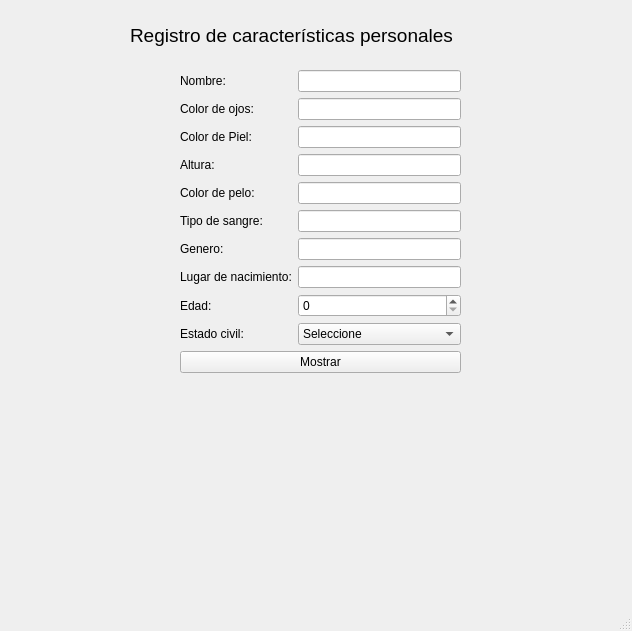
<?xml version="1.0" encoding="UTF-8"?>
<ui version="4.0">
 <class>MainWindow</class>
 <widget class="QMainWindow" name="MainWindow">
  <property name="geometry">
   <rect>
    <x>0</x>
    <y>0</y>
    <width>632</width>
    <height>631</height>
   </rect>
  </property>
  <property name="windowTitle">
   <string>Registro personal</string>
  </property>
  <widget class="QWidget" name="centralwidget">
   <widget class="QWidget" name="formLayoutWidget">
    <property name="geometry">
     <rect>
      <x>180</x>
      <y>70</y>
      <width>281</width>
      <height>471</height>
     </rect>
    </property>
    <layout class="QFormLayout" name="formLayout">
     <item row="0" column="0">
      <widget class="QLabel" name="label">
       <property name="text">
        <string>Nombre:</string>
       </property>
      </widget>
     </item>
     <item row="0" column="1">
      <widget class="QLineEdit" name="lnenombre"/>
     </item>
     <item row="1" column="0">
      <widget class="QLabel" name="label_2">
       <property name="text">
        <string>Color de ojos:</string>
       </property>
      </widget>
     </item>
     <item row="1" column="1">
      <widget class="QLineEdit" name="lneojos"/>
     </item>
     <item row="2" column="0">
      <widget class="QLabel" name="label_3">
       <property name="text">
        <string>Color de Piel:</string>
       </property>
      </widget>
     </item>
     <item row="2" column="1">
      <widget class="QLineEdit" name="lnepiel"/>
     </item>
     <item row="3" column="0">
      <widget class="QLabel" name="label_4">
       <property name="text">
        <string>Altura:</string>
       </property>
      </widget>
     </item>
     <item row="3" column="1">
      <widget class="QLineEdit" name="lnealtura"/>
     </item>
     <item row="4" column="0">
      <widget class="QLabel" name="label_5">
       <property name="text">
        <string>Color de pelo:</string>
       </property>
      </widget>
     </item>
     <item row="4" column="1">
      <widget class="QLineEdit" name="lnepelo"/>
     </item>
     <item row="5" column="0">
      <widget class="QLabel" name="label_6">
       <property name="text">
        <string>Tipo de sangre:</string>
       </property>
      </widget>
     </item>
     <item row="5" column="1">
      <widget class="QLineEdit" name="lnesangre"/>
     </item>
     <item row="6" column="0">
      <widget class="QLabel" name="label_7">
       <property name="text">
        <string>Genero:</string>
       </property>
      </widget>
     </item>
     <item row="6" column="1">
      <widget class="QLineEdit" name="lnegenero"/>
     </item>
     <item row="7" column="0">
      <widget class="QLabel" name="label_8">
       <property name="text">
        <string>Lugar de nacimiento:</string>
       </property>
      </widget>
     </item>
     <item row="7" column="1">
      <widget class="QLineEdit" name="lnenacimiento"/>
     </item>
     <item row="8" column="0">
      <widget class="QLabel" name="label_9">
       <property name="text">
        <string>Edad:</string>
       </property>
      </widget>
     </item>
     <item row="8" column="1">
      <widget class="QSpinBox" name="spinedad"/>
     </item>
     <item row="9" column="0">
      <widget class="QLabel" name="label_10">
       <property name="text">
        <string>Estado civil:</string>
       </property>
      </widget>
     </item>
     <item row="9" column="1">
      <widget class="QComboBox" name="combocivil">
       <item>
        <property name="text">
         <string>Seleccione</string>
        </property>
       </item>
       <item>
        <property name="text">
         <string>Soltero</string>
        </property>
       </item>
       <item>
        <property name="text">
         <string>Casado</string>
        </property>
       </item>
       <item>
        <property name="text">
         <string>En una relación</string>
        </property>
       </item>
       <item>
        <property name="text">
         <string>Divorciado</string>
        </property>
       </item>
       <item>
        <property name="text">
         <string>Viudo</string>
        </property>
       </item>
      </widget>
     </item>
     <item row="10" column="0" colspan="2">
      <widget class="QPushButton" name="btnMostrar">
       <property name="text">
        <string>Mostrar</string>
       </property>
      </widget>
     </item>
     <item row="11" column="0" colspan="2">
      <widget class="QLabel" name="lbl1">
       <property name="sizePolicy">
        <sizepolicy hsizetype="Expanding" vsizetype="Expanding">
         <horstretch>0</horstretch>
         <verstretch>0</verstretch>
        </sizepolicy>
       </property>
       <property name="text">
        <string/>
       </property>
       <property name="wordWrap">
        <bool>true</bool>
       </property>
      </widget>
     </item>
    </layout>
   </widget>
   <widget class="QLabel" name="label_11">
    <property name="geometry">
     <rect>
      <x>130</x>
      <y>10</y>
      <width>391</width>
      <height>51</height>
     </rect>
    </property>
    <property name="font">
     <font>
      <pointsize>14</pointsize>
     </font>
    </property>
    <property name="text">
     <string>Registro de características personales</string>
    </property>
   </widget>
  </widget>
  <widget class="QMenuBar" name="menubar">
   <property name="geometry">
    <rect>
     <x>0</x>
     <y>0</y>
     <width>632</width>
     <height>26</height>
    </rect>
   </property>
  </widget>
  <widget class="QStatusBar" name="statusbar"/>
 </widget>
 <resources/>
 <connections/>
</ui>
